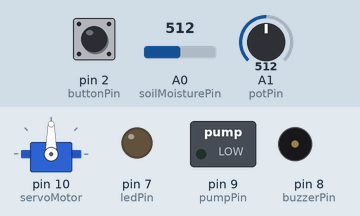
Simulated run of this sketch. Board: Arduino Uno, built with avr-gcc and run on an emulated ATmega328P. Parts: servo, switched loads named in the sketch (green lamp = pin HIGH), output pins drawn as LEDs (lit = HIGH), buzzer (waves = sounding, pin HIGH). Inputs (shaded band) come from the test bench; at power-on: A1 (potPin) = 512, A0 (soilMoisturePin) = 512, pin 2 (buttonPin) HIGH.

Above: at 1.8 s.
1.9 s: A1 (potPin) set to 539
At 3.5 s:
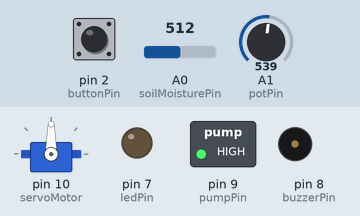
4.0 s: A1 (potPin) set to 511
8.1 s: A0 (soilMoisturePin) set to 483
At 8.9 s:
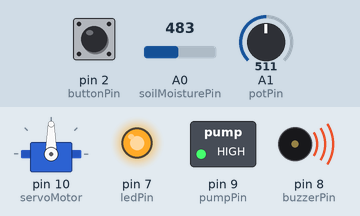
10.5 s: A0 (soilMoisturePin) set to 511
At 14.7 s:
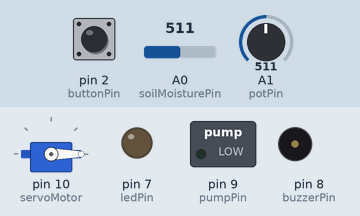
Timing chart, 0 to 15.6 s (numbered marks = the images above; inputs shaded):
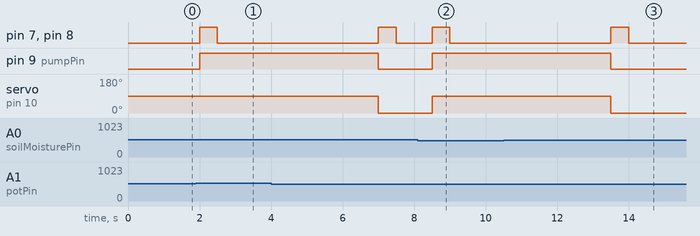

Measured:
- the behaviour switches between 524 and 525 on A1 (potPin) (found by bisection; images 0 and 1)
- the behaviour switches between 499 and 498 on A0 (soilMoisturePin) (found by bisection; images 1 and 2)
- after the input at 1.9 s, pin 7 (ledPin), pin 8 (buzzerPin): LOW → HIGH after 0.10 s, → LOW 0.50 s later; pin 9 (pumpPin): LOW → HIGH after 0.10 s
- after the input at 8.1 s, pin 7 (ledPin), pin 8 (buzzerPin): LOW → HIGH after 0.40 s, → LOW 0.50 s later; pin 9 (pumpPin): LOW → HIGH after 0.40 s; servo on pin 10 (servoMotor): 0° → 90° after 0.40 s
- after the input at 10.5 s, pin 7 (ledPin), pin 8 (buzzerPin): goes on until 14.0 s, then stays LOW; pin 9 (pumpPin): goes on until 13.5 s, then stays LOW; servo on pin 10 (servoMotor): goes on until 13.5 s, then stays 0°

The sketch:

Q3BotbattleCodetime.ino
```cpp
#include <Servo.h>
#include <LowPower.h>  // Include LowPower library

const int soilMoisturePin = A0;
const int potPin = A1;
const int pumpPin = 9;
const int buzzerPin = 8;
const int ledPin = 7;
const int buttonPin = 2;

Servo servoMotor;
int threshold = 300;  // Default threshold

void setup() {
  pinMode(soilMoisturePin, INPUT);
  pinMode(potPin, INPUT);
  pinMode(pumpPin, OUTPUT);
  pinMode(buzzerPin, OUTPUT);
  pinMode(ledPin, OUTPUT);
  pinMode(buttonPin, INPUT_PULLUP);  // Pull-up resistor for button
  servoMotor.attach(10);
}

void loop() {
  // Read soil moisture and potentiometer values
  int soilMoisture = analogRead(soilMoisturePin);
  int potValue = analogRead(potPin);

  // Adjust threshold based on potentiometer value (map potValue from 0-1023 to 0-1000)
  threshold = map(potValue, 0, 1023, 0, 1000);

  if (soilMoisture < threshold) {
    // Watering action
    digitalWrite(pumpPin, HIGH);
    servoMotor.write(90);
    digitalWrite(buzzerPin, HIGH);
    digitalWrite(ledPin, HIGH);
    delay(500);    // Feedback duration
    digitalWrite(buzzerPin, LOW);
    digitalWrite(ledPin, LOW);
    delay(4500);   // Watering duration
    digitalWrite(pumpPin, LOW);
    servoMotor.write(0);
    digitalWrite(buzzerPin, HIGH);
    digitalWrite(ledPin, HIGH);
    delay(500);    // Feedback duration
    digitalWrite(buzzerPin, LOW);
    digitalWrite(ledPin, LOW);
  }

  // Check if the system should enter sleep mode
  if (digitalRead(buttonPin) == LOW) { // Button pressed (active low)
    enterSleepMode();
  }

  delay(1000); // Check soil moisture every second
}

void enterSleepMode() {
  // Turn off all outputs
  digitalWrite(pumpPin, LOW);
  servoMotor.detach(); // Detach servo to save power
  digitalWrite(buzzerPin, LOW);
  digitalWrite(ledPin, LOW);

  // Enter sleep mode (Low Power Mode)
  sleepNow();
}

void sleepNow() {
  // Enter power-down sleep mode for 8 seconds
  LowPower.powerDown(SLEEP_8S, ADC_OFF, BOD_OFF);
}
```
